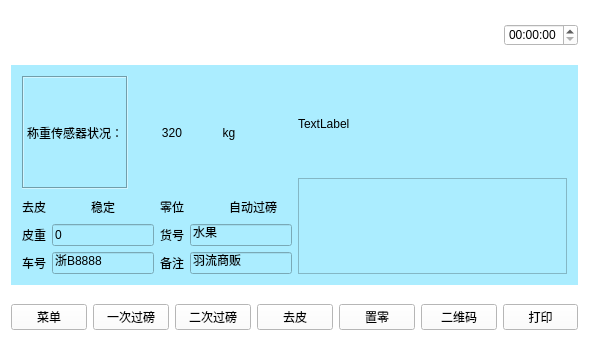
<?xml version="1.0" encoding="UTF-8"?>
<ui version="4.0">
 <class>Index</class>
 <widget class="QMainWindow" name="Index">
  <property name="geometry">
   <rect>
    <x>0</x>
    <y>0</y>
    <width>589</width>
    <height>354</height>
   </rect>
  </property>
  <property name="sizePolicy">
   <sizepolicy hsizetype="Minimum" vsizetype="Minimum">
    <horstretch>0</horstretch>
    <verstretch>0</verstretch>
   </sizepolicy>
  </property>
  <property name="minimumSize">
   <size>
    <width>200</width>
    <height>150</height>
   </size>
  </property>
  <property name="windowTitle">
   <string>Index</string>
  </property>
  <property name="styleSheet">
   <string notr="true">background-color: rgb(255, 255, 255);</string>
  </property>
  <widget class="QWidget" name="centralWidget">
   <layout class="QGridLayout" name="gridLayout_2" rowstretch="1,5,1">
    <item row="0" column="0">
     <layout class="QHBoxLayout" name="horizontalLayout_5">
      <item>
       <widget class="QPushButton" name="pushButton">
        <property name="text">
         <string/>
        </property>
        <property name="icon">
         <iconset resource="myimages.qrc">
          <normaloff>:/image/images/4g.png</normaloff>:/image/images/4g.png</iconset>
        </property>
        <property name="flat">
         <bool>true</bool>
        </property>
       </widget>
      </item>
      <item>
       <widget class="QPushButton" name="pushButton_2">
        <property name="text">
         <string/>
        </property>
        <property name="icon">
         <iconset resource="myimages.qrc">
          <normaloff>:/image/images/wireless.svg</normaloff>:/image/images/wireless.svg</iconset>
        </property>
        <property name="flat">
         <bool>true</bool>
        </property>
       </widget>
      </item>
      <item>
       <widget class="QPushButton" name="pushButton_4">
        <property name="text">
         <string/>
        </property>
        <property name="icon">
         <iconset resource="myimages.qrc">
          <normaloff>:/image/images/bl.svg</normaloff>:/image/images/bl.svg</iconset>
        </property>
        <property name="flat">
         <bool>true</bool>
        </property>
       </widget>
      </item>
      <item>
       <widget class="QPushButton" name="pushButton_5">
        <property name="text">
         <string/>
        </property>
        <property name="icon">
         <iconset resource="myimages.qrc">
          <normaloff>:/image/images/locate.svg</normaloff>:/image/images/locate.svg</iconset>
        </property>
        <property name="flat">
         <bool>true</bool>
        </property>
       </widget>
      </item>
      <item>
       <spacer name="horizontalSpacer_4">
        <property name="orientation">
         <enum>Qt::Horizontal</enum>
        </property>
        <property name="sizeHint" stdset="0">
         <size>
          <width>40</width>
          <height>20</height>
         </size>
        </property>
       </spacer>
      </item>
      <item>
       <widget class="QTimeEdit" name="timeEdit_2"/>
      </item>
     </layout>
    </item>
    <item row="1" column="0">
     <widget class="QWidget" name="widget_2" native="true">
      <property name="sizePolicy">
       <sizepolicy hsizetype="Preferred" vsizetype="Fixed">
        <horstretch>0</horstretch>
        <verstretch>0</verstretch>
       </sizepolicy>
      </property>
      <property name="styleSheet">
       <string notr="true">background-color: rgb(171, 237, 255);</string>
      </property>
      <layout class="QVBoxLayout" name="verticalLayout_4">
       <item>
        <layout class="QHBoxLayout" name="horizontalLayout_3" stretch="1,1">
         <item>
          <layout class="QVBoxLayout" name="verticalLayout_2" stretch="1,1">
           <item>
            <layout class="QVBoxLayout" name="verticalLayout" stretch="5,1">
             <property name="sizeConstraint">
              <enum>QLayout::SetDefaultConstraint</enum>
             </property>
             <item>
              <layout class="QHBoxLayout" name="horizontalLayout_4">
               <item>
                <widget class="QLabel" name="label_11">
                 <property name="sizePolicy">
                  <sizepolicy hsizetype="Preferred" vsizetype="Expanding">
                   <horstretch>0</horstretch>
                   <verstretch>0</verstretch>
                  </sizepolicy>
                 </property>
                 <property name="frameShape">
                  <enum>QFrame::Box</enum>
                 </property>
                 <property name="frameShadow">
                  <enum>QFrame::Sunken</enum>
                 </property>
                 <property name="text">
                  <string>称重传感器状况：</string>
                 </property>
                 <property name="alignment">
                  <set>Qt::AlignRight|Qt::AlignTrailing|Qt::AlignVCenter</set>
                 </property>
                 <property name="wordWrap">
                  <bool>true</bool>
                 </property>
                </widget>
               </item>
               <item>
                <widget class="QLabel" name="weight_label">
                 <property name="text">
                  <string>320</string>
                 </property>
                 <property name="scaledContents">
                  <bool>false</bool>
                 </property>
                 <property name="alignment">
                  <set>Qt::AlignCenter</set>
                 </property>
                 <property name="wordWrap">
                  <bool>false</bool>
                 </property>
                </widget>
               </item>
               <item>
                <widget class="QLabel" name="label_12">
                 <property name="text">
                  <string>  kg</string>
                 </property>
                </widget>
               </item>
              </layout>
             </item>
             <item>
              <layout class="QHBoxLayout" name="horizontalLayout_2">
               <property name="sizeConstraint">
                <enum>QLayout::SetNoConstraint</enum>
               </property>
               <item>
                <widget class="QLabel" name="label_6">
                 <property name="text">
                  <string>去皮</string>
                 </property>
                </widget>
               </item>
               <item>
                <widget class="QLabel" name="label_7">
                 <property name="text">
                  <string>稳定</string>
                 </property>
                </widget>
               </item>
               <item>
                <widget class="QLabel" name="label_8">
                 <property name="text">
                  <string>零位</string>
                 </property>
                </widget>
               </item>
               <item>
                <widget class="QLabel" name="label_9">
                 <property name="text">
                  <string>自动过磅</string>
                 </property>
                </widget>
               </item>
              </layout>
             </item>
            </layout>
           </item>
           <item>
            <layout class="QGridLayout" name="gridLayout" columnstretch="1,0,0,0">
             <item row="0" column="1">
              <widget class="QLineEdit" name="lineEdit">
               <property name="text">
                <string>0</string>
               </property>
              </widget>
             </item>
             <item row="0" column="0">
              <widget class="QLabel" name="label">
               <property name="text">
                <string>皮重</string>
               </property>
              </widget>
             </item>
             <item row="0" column="2">
              <widget class="QLabel" name="label_2">
               <property name="text">
                <string>货号</string>
               </property>
              </widget>
             </item>
             <item row="1" column="1">
              <widget class="mylineedit" name="lineEdit_carId">
               <property name="text">
                <string>浙B8888</string>
               </property>
              </widget>
             </item>
             <item row="0" column="3">
              <widget class="mylineedit1" name="lineEdit_artId">
               <property name="text">
                <string>水果</string>
               </property>
              </widget>
             </item>
             <item row="1" column="0">
              <widget class="QLabel" name="label_3">
               <property name="text">
                <string>车号</string>
               </property>
              </widget>
             </item>
             <item row="1" column="2">
              <widget class="QLabel" name="label_4">
               <property name="text">
                <string>备注</string>
               </property>
              </widget>
             </item>
             <item row="1" column="3">
              <widget class="QLineEdit" name="lineEdit_remark">
               <property name="text">
                <string>羽流商贩</string>
               </property>
              </widget>
             </item>
            </layout>
           </item>
          </layout>
         </item>
         <item>
          <layout class="QVBoxLayout" name="verticalLayout_3" stretch="1,1">
           <item>
            <widget class="myWidget" name="shipin" native="true">
             <widget class="QLabel" name="iplabel">
              <property name="geometry">
               <rect>
                <x>0</x>
                <y>0</y>
                <width>270</width>
                <height>96</height>
               </rect>
              </property>
              <property name="text">
               <string>TextLabel</string>
              </property>
             </widget>
            </widget>
           </item>
           <item>
            <widget class="QGraphicsView" name="graphicsView_2"/>
           </item>
          </layout>
         </item>
        </layout>
       </item>
      </layout>
     </widget>
    </item>
    <item row="2" column="0">
     <layout class="QHBoxLayout" name="horizontalLayout">
      <item>
       <widget class="QPushButton" name="menu">
        <property name="font">
         <font>
          <family>Bitstream Charter</family>
         </font>
        </property>
        <property name="text">
         <string>菜单</string>
        </property>
       </widget>
      </item>
      <item>
       <widget class="QPushButton" name="yiciguobang">
        <property name="text">
         <string>一次过磅</string>
        </property>
       </widget>
      </item>
      <item>
       <widget class="QPushButton" name="erciguobang">
        <property name="text">
         <string>二次过磅</string>
        </property>
       </widget>
      </item>
      <item>
       <widget class="QPushButton" name="pushButton_7">
        <property name="enabled">
         <bool>true</bool>
        </property>
        <property name="text">
         <string>去皮</string>
        </property>
       </widget>
      </item>
      <item>
       <widget class="QPushButton" name="pushButton_3">
        <property name="text">
         <string>置零</string>
        </property>
       </widget>
      </item>
      <item>
       <widget class="QPushButton" name="QRcode">
        <property name="text">
         <string>二维码</string>
        </property>
       </widget>
      </item>
      <item>
       <widget class="QPushButton" name="print">
        <property name="text">
         <string>打印</string>
        </property>
       </widget>
      </item>
     </layout>
    </item>
   </layout>
  </widget>
 </widget>
 <layoutdefault spacing="6" margin="11"/>
 <customwidgets>
  <customwidget>
   <class>mylineedit</class>
   <extends>QLineEdit</extends>
   <header>mylineedit.h</header>
  </customwidget>
  <customwidget>
   <class>mylineedit1</class>
   <extends>QLineEdit</extends>
   <header>mylineedit1.h</header>
  </customwidget>
  <customwidget>
   <class>myWidget</class>
   <extends>QWidget</extends>
   <header>mywidget.h</header>
   <container>1</container>
  </customwidget>
 </customwidgets>
 <resources>
  <include location="myimages.qrc"/>
 </resources>
 <connections/>
</ui>
